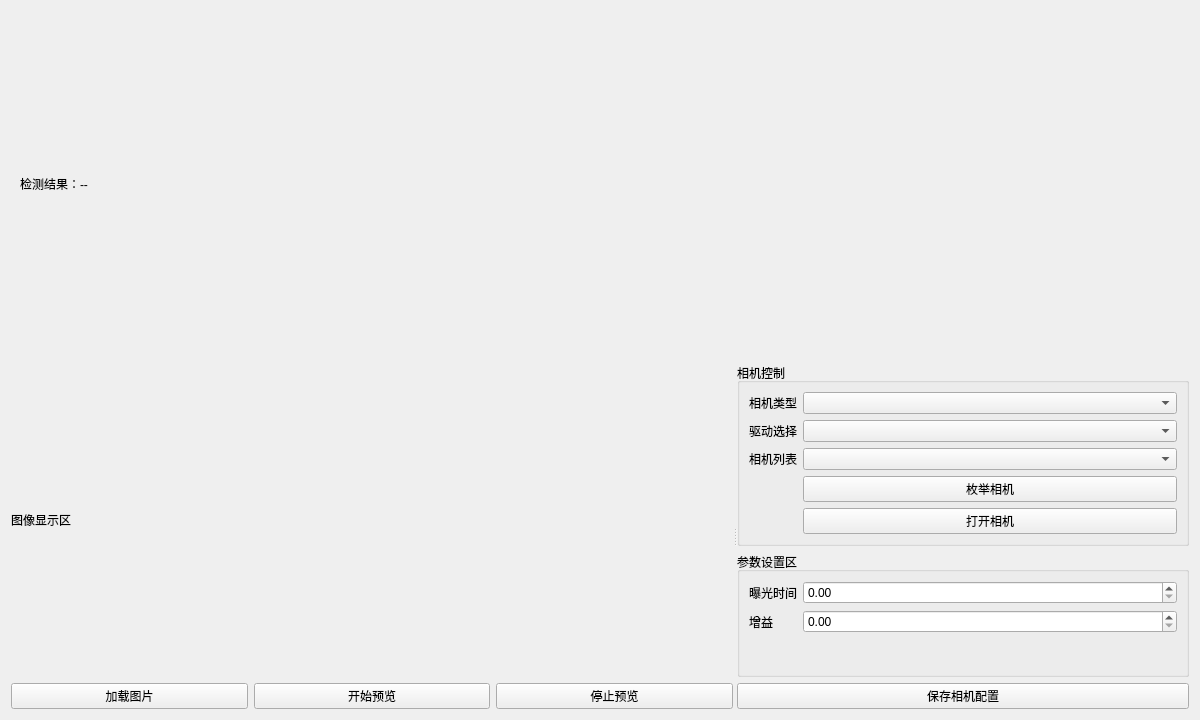
<?xml version="1.0" encoding="UTF-8"?>
<ui version="4.0">
 <class>CameraPage</class>
 <widget class="QWidget" name="CameraPage">
  <property name="geometry">
   <rect><x>0</x><y>0</y><width>1200</width><height>720</height></rect>
  </property>
  <layout class="QVBoxLayout" name="verticalLayout">
   <item>
    <widget class="QFrame" name="pageHeader">
     <layout class="QHBoxLayout" name="headerLayout">
      <item><widget class="QLabel" name="resultLabel"><property name="text"><string>检测结果：--</string></property></widget></item>
     </layout>
    </widget>
   </item>
   <item>
    <widget class="QSplitter" name="mainSplitter">
     <property name="orientation"><enum>Qt::Horizontal</enum></property>
     <widget class="QWidget" name="imageArea">
      <layout class="QVBoxLayout" name="imageLayout">
       <item><widget class="QLabel" name="imageLabel"><property name="text"><string>图像显示区</string></property></widget></item>
       <item>
        <layout class="QHBoxLayout" name="imageActions">
         <item><widget class="QPushButton" name="loadImageButton"><property name="text"><string>加载图片</string></property></widget></item>
         <item><widget class="QPushButton" name="startPreviewButton"><property name="text"><string>开始预览</string></property></widget></item>
         <item><widget class="QPushButton" name="stopPreviewButton"><property name="text"><string>停止预览</string></property></widget></item>
        </layout>
       </item>
      </layout>
     </widget>
     <widget class="QWidget" name="settingsArea">
      <layout class="QVBoxLayout" name="settingsLayout">
       <item>
        <widget class="QGroupBox" name="cameraControlGroup">
         <property name="title"><string>相机控制</string></property>
         <layout class="QFormLayout" name="cameraControlForm">
          <item row="0" column="0"><widget class="QLabel" name="cameraTypeLabel"><property name="text"><string>相机类型</string></property></widget></item>
          <item row="0" column="1"><widget class="QComboBox" name="cameraTypeCombo"/></item>
          <item row="1" column="0"><widget class="QLabel" name="driverLabel"><property name="text"><string>驱动选择</string></property></widget></item>
          <item row="1" column="1"><widget class="QComboBox" name="driverCombo"/></item>
          <item row="2" column="0"><widget class="QLabel" name="cameraListLabel"><property name="text"><string>相机列表</string></property></widget></item>
          <item row="2" column="1"><widget class="QComboBox" name="cameraListCombo"/></item>
          <item row="3" column="1"><widget class="QPushButton" name="enumerateButton"><property name="text"><string>枚举相机</string></property></widget></item>
          <item row="4" column="1"><widget class="QPushButton" name="openCameraButton"><property name="text"><string>打开相机</string></property><property name="checkable"><bool>true</bool></property></widget></item>
         </layout>
        </widget>
       </item>
       <item>
        <widget class="QGroupBox" name="paramGroup">
         <property name="title"><string>参数设置区</string></property>
         <layout class="QFormLayout" name="paramForm">
          <item row="0" column="0"><widget class="QLabel" name="exposureLabel"><property name="text"><string>曝光时间</string></property></widget></item>
          <item row="0" column="1"><widget class="QDoubleSpinBox" name="exposureSpin"/></item>
          <item row="1" column="0"><widget class="QLabel" name="gainLabel"><property name="text"><string>增益</string></property></widget></item>
          <item row="1" column="1"><widget class="QDoubleSpinBox" name="gainSpin"/></item>
         </layout>
        </widget>
       </item>
       <item><widget class="QPushButton" name="saveCameraConfigButton"><property name="text"><string>保存相机配置</string></property></widget></item>
      </layout>
     </widget>
    </widget>
   </item>
  </layout>
 </widget>
 <resources/>
 <connections/>
</ui>
